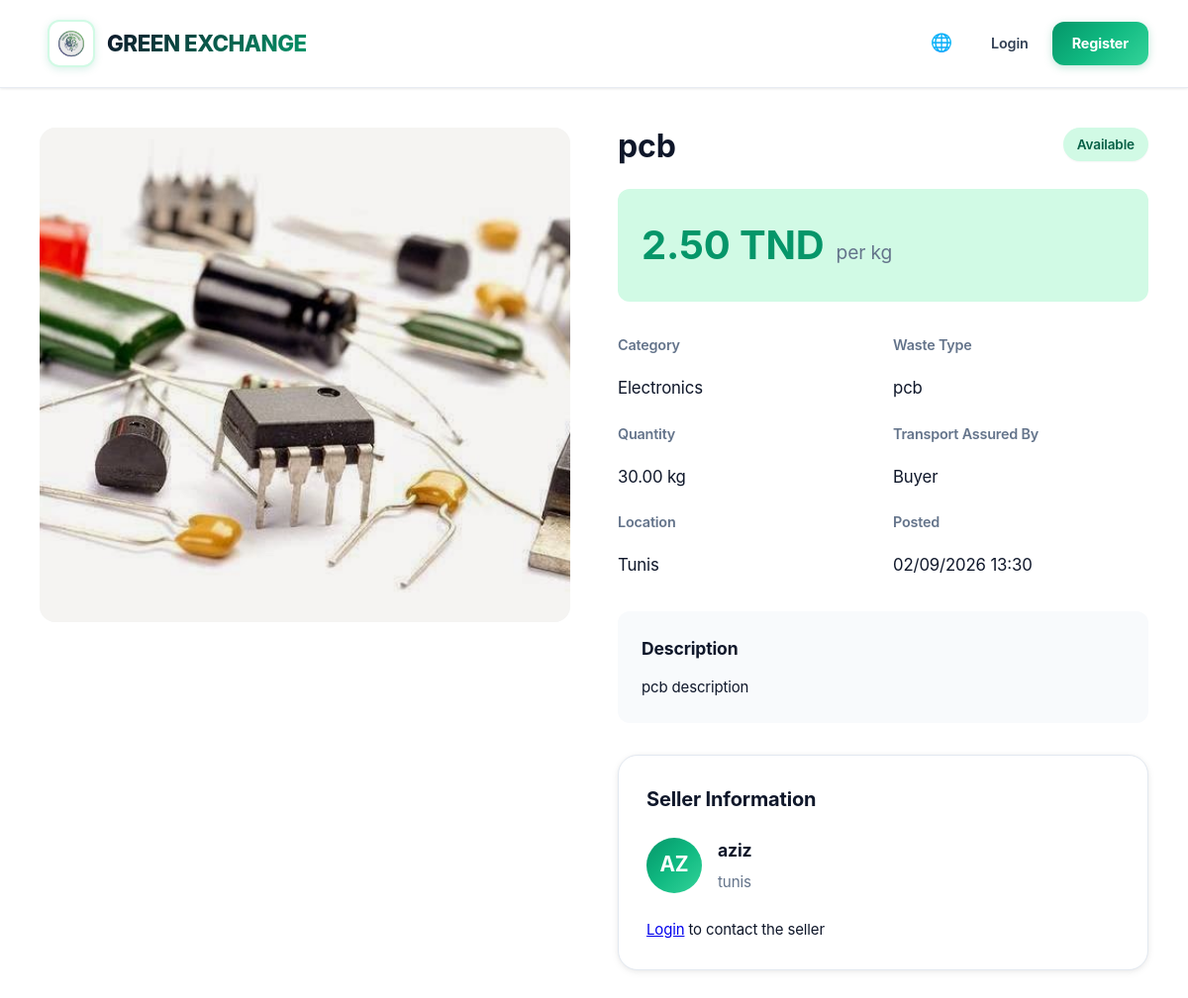
The page /pages/listing.php?id=12 on the database its author committed.
### tables this page shows
CREATE TABLE post_images (
    id INTEGER PRIMARY KEY AUTOINCREMENT,
    post_id INTEGER NOT NULL,
    image_path VARCHAR(255) NOT NULL,
    is_primary BOOLEAN DEFAULT 0,
    created_at DATETIME DEFAULT CURRENT_TIMESTAMP,
    FOREIGN KEY (post_id) REFERENCES posts(id) ON DELETE CASCADE
);

CREATE TABLE posts (
    id INTEGER PRIMARY KEY AUTOINCREMENT,
    user_id INTEGER NOT NULL,
    title VARCHAR(200) NOT NULL,
    description TEXT,
    category VARCHAR(50) NOT NULL,
    waste_type VARCHAR(100) NOT NULL,
    location VARCHAR(200) NOT NULL,
    address TEXT,
    quantity DECIMAL(10, 2) NOT NULL,
    unit VARCHAR(10) NOT NULL CHECK(unit IN ('kg', 'tonnes')),
    price_per_kg DECIMAL(10, 2) NOT NULL,
    transport_by VARCHAR(10) NOT NULL CHECK(transport_by IN ('buyer', 'seller')),
    status VARCHAR(20) DEFAULT 'available' CHECK(status IN ('available', 'pending', 'sold', 'cancelled')),
    created_at DATETIME DEFAULT CURRENT_TIMESTAMP,
    updated_at DATETIME DEFAULT CURRENT_TIMESTAMP,
    FOREIGN KEY (user_id) REFERENCES users(id) ON DELETE CASCADE
);

CREATE TABLE users (
    id INTEGER PRIMARY KEY AUTOINCREMENT,
    username VARCHAR(50) UNIQUE NOT NULL,
    email VARCHAR(100) UNIQUE NOT NULL,
    password VARCHAR(255) NOT NULL,
    phone VARCHAR(20),
    address TEXT,
    city VARCHAR(100),
    role VARCHAR(10) DEFAULT 'user' CHECK(role IN ('user', 'admin')),
    verified BOOLEAN DEFAULT 0,
    account_fee_paid BOOLEAN DEFAULT 0,
    created_at DATETIME DEFAULT CURRENT_TIMESTAMP
);

### config/languages.php (called while the page is built, shortened)
<?php
function getCurrentLanguage() {
    return DEFAULT_LANGUAGE;
}
function loadTranslations($lang) {
    $translations = [];
    $lang_file = __DIR__ . "/../lang/{$lang}.php";
    if (file_exists($lang_file)) {
        if (isset($translations) && is_array($translations) && count($translations) > 0) {
            return $translations;
        }
    }
    return [];
}
function t($key, $params = []) {
    static $translations = null;
    static $current_lang = null;
    $lang = getCurrentLanguage();
    if ($translations === null || $current_lang !== $lang || empty($translations)) {
        $current_lang = $lang;
        $translations = loadTranslations($current_lang);
    }
    $translation = isset($translations[$key]) ? $translations[$key] : $key;
    return $translation;
}

### includes/functions.php (called while the page is built, shortened)
<?php
function isLoggedIn() {
    return isset($_SESSION['user_id']);
}
function escape($string) {
    return htmlspecialchars($string, ENT_QUOTES, 'UTF-8');
}
function formatDate($date) {
    $timestamp = strtotime($date);
    return date('d/m/Y H:i', $timestamp);
}
function formatPrice($price) {
    return number_format((float)$price, 2, '.', ' ') . ' TND';
}
function formatQuantity($quantity, $unit) {
    if ($unit === 'kg' && $quantity >= 1000) {
        $quantity_tonnes = $quantity / 1000;
        return number_format($quantity_tonnes, 2, '.', ' ') . ' tonnes';
    }
    elseif ($unit === 'tonnes' && $quantity < 1) {
        $quantity_kg = $quantity * 1000;
        return number_format($quantity_kg, 0, '.', ' ') . ' kg';
    } else {
        $formatted = number_format($quantity, 2, '.', ' ');
        return $formatted . ' ' . $unit;
    }
}

### pages/listing.php (the view, shortened to what this page needs)
<?php
require_once __DIR__ . '/../includes/functions.php';
$post_id = $_GET['id'] ?? 0;
$pdo = getDB();
$stmt = $pdo->prepare("
    SELECT p.*, u.username, u.email, u.phone, u.city
    FROM posts p
    JOIN users u ON p.user_id = u.id
    WHERE p.id = ?
");
$stmt->execute([$post_id]);
$post = $stmt->fetch();
$remaining_quantity = max(0, $post['quantity']);
$remaining_unit = $post['unit'];
$stmt = $pdo->prepare("SELECT * FROM post_images WHERE post_id = ? ORDER BY is_primary DESC");
$stmt->execute([$post_id]);
$images = $stmt->fetchAll();
$is_owner = isLoggedIn() && getCurrentUser()['id'] == $post['user_id'];
require_once __DIR__ . '/../includes/header.php';
?>
<div class="container">
    <div class="listing-detail">
        <div class="listing-gallery">
            <?php if (!empty($images)): ?>
                <div class="main-image">
                    <img src="<?php echo escape($images[0]['image_path']); ?>" alt="<?php echo escape($post['title']); ?>" id="mainImage">
                </div>
            <?php else: ?>
                <div class="no-image-large"><?php echo t('no_image_available'); ?></div>
            <?php endif; ?>
        </div>
        <div class="listing-content">
            <div class="listing-header">
                <h1><?php echo escape($post['title']); ?></h1>
                <span class="status-badge status-<?php echo $post['status']; ?>">
                    <?php echo t($post['status']); ?>
                </span>
            </div>
            <div class="listing-price">
                <span class="price-amount"><?php echo formatPrice($post['price_per_kg']); ?></span>
                <span class="price-unit"><?php echo t('per_kg'); ?></span>
            </div>
            <div class="listing-info-grid">
                <div class="info-box">
                    <label><?php echo t('category'); ?></label>
                    <span><?php echo t('category_' . $post['category']); ?></span>
                </div>
                <div class="info-box">
                    <label><?php echo t('waste_type'); ?></label>
                    <span><?php echo escape($post['waste_type']); ?></span>
                </div>
                <div class="info-box">
                    <label><?php echo t('quantity'); ?></label>
                    <span><?php echo formatQuantity($remaining_quantity, $remaining_unit); ?></span>
                </div>
                <div class="info-box">
                    <label><?php echo t('transport_by'); ?></label>
                    <span><?php echo t($post['transport_by']); ?></span>
                </div>
                <div class="info-box">
                    <label><?php echo t('location'); ?></label>
                    <span><?php echo escape($post['location']); ?></span>
                </div>
                <div class="info-box">
                    <label><?php echo t('posted'); ?></label>
                    <span><?php echo formatDate($post['created_at']); ?></span>
                </div>
            </div>
            <?php if (!empty($post['description'])): ?>
                <div class="listing-description">
                    <h3><?php echo t('description'); ?></h3>
                    <p><?php echo nl2br(escape($post['description'])); ?></p>
                </div>
            <?php endif; ?>
            <div class="seller-info">
                <h3><?php echo t('seller_information'); ?></h3>
                <div class="seller-details">
                    <div class="seller-avatar">
                        <?php echo strtoupper(substr($post['username'], 0, 2)); ?>
                    </div>
                    <div class="seller-content">
                        <h4><?php echo escape($post['username']); ?></h4>
                        <p><?php echo escape($post['city'] ?? 'Location not specified'); ?></p>
                    </div>
                </div>
                <?php if (!$is_owner && isLoggedIn()): ?>
                    <div class="contact-actions">
                        <a href="mailto:<?php echo escape($post['email']); ?>" class="btn btn-outline">
                            📧 <?php echo t('email_seller'); ?>
                        </a>
                        <?php if ($post['phone']): ?>
                            <a href="tel:<?php echo escape($post['phone']); ?>" class="btn btn-outline">
                                📱 <?php echo escape($post['phone']); ?>
                            </a>
                        <?php endif; ?>
                    </div>
                <?php elseif (!isLoggedIn()): ?>
                    <p class="login-prompt">
                        <a href="/pages/login.php">Login</a> to contact the seller
                    </p>
                <?php endif; ?>
            </div>
        </div>
    </div>
</div>
<?php require_once __DIR__ . '/../includes/footer.php'; ?>

### includes/header.php (shortened to what this page needs)
<?php
$current_user = getCurrentUser();
?>
<!DOCTYPE html>
<html lang="<?php echo getCurrentLanguage(); ?>" dir="<?php echo getCurrentLanguage() === 'ar' ? 'rtl' : 'ltr'; ?>">
<head>
    <link rel="stylesheet" href="https://cdnjs.cloudflare.com/ajax/libs/font-awesome/6.5.1/css/all.min.css">
    <link rel="stylesheet" href="/assets/css/style.css">
</head>
<body<?php echo isset($admin_page) && $admin_page ? ' class="admin-body"' : ''; ?>>
    <header>
        <div class="header-top">
            <div class="container">
                <div class="header-left">
                    <?php
                    $logo_link = '/';
                    ?>
                    <a href="<?php echo $logo_link; ?>" class="logo-link">
                        <img src="/assets/images/logo.png" alt="Green Exchange" class="logo-image">
                        <h1 class="site-title">GREEN EXCHANGE</h1>
                    </a>
                </div>
                <div class="header-right">
                    <div class="language-selector">
                        <button class="lang-toggle" onclick="toggleLanguageMenu()">
                            <span class="lang-icon">🌐</span>
                        </button>
                    </div>
                    <?php if (isLoggedIn()): ?>
                        <?php if (!isAdmin()): ?>
                            <a href="/pages/cart.php" class="header-icon-btn" title="<?php echo t('cart'); ?>">
                                🛒
                            </a>
                            <div class="user-menu">
                                <button class="user-menu-toggle" onclick="toggleUserMenu()">
                                    <div class="user-avatar">
                                        <?php echo strtoupper(substr($current_user['username'], 0, 2)); ?>
                                    </div>
                                    <span class="user-name"><?php echo escape($current_user['username']); ?></span>
                                    <span class="user-arrow">▼</span>
                                </button>
                                <div class="user-menu-dropdown" id="userMenu">
                                    <a href="/pages/profile.php" class="user-menu-item">
                                        <span class="menu-icon">👤</span>
                                        <span><?php echo t('profile'); ?></span>
                                    </a>
                                    <a href="/pages/my-listings.php" class="user-menu-item">
                                        <span class="menu-icon">📋</span>
                                        <span><?php echo t('my_listings'); ?></span>
                                    </a>
                                    <a href="/pages/seller-orders.php" class="user-menu-item">
                                        <span class="menu-icon">💰</span>
                                        <span><?php echo t('my_sales'); ?></span>
                                    </a>
                                    <a href="/pages/orders.php" class="user-menu-item">
                                        <span class="menu-icon">🛒</span>
                                        <span><?php echo t('my_orders'); ?></span>
                                    </a>
                                    <a href="/pages/wishlist.php" class="user-menu-item">
                                        <span class="menu-icon">❤️</span>
                                        <span><?php echo t('wishlist'); ?></span>
                                    </a>
                                    <a href="/pages/invoices.php" class="user-menu-item">
                                        <span class="menu-icon">📄</span>
                                        <span><?php echo t('invoices'); ?></span>
                                    </a>
                                    <a href="/api/logout.php" class="user-menu-item user-menu-logout">
                                        <span class="menu-icon">🚪</span>
                                        <span><?php echo t('logout'); ?></span>
                                    </a>
                                </div>
                            </div>
                        <?php else: ?>
                            <a href="/api/logout.php" class="btn-header btn-small"><?php echo t('logout'); ?></a>
                        <?php endif; ?>
                    <?php else: ?>
                        <a href="/pages/login.php" class="header-link"><?php echo t('login'); ?></a>
                        <a href="/pages/register.php" class="btn-header"><?php echo t('register'); ?></a>
                    <?php endif; ?>
                </div>
            </div>
        </div>
    </header>
    <main>

### includes/footer.php (shortened to what this page needs)
    </main>
</body>
</html>

### pages/listing.php (style rules this page uses)
.listing-detail { display: grid; grid-template-columns: 1fr 1fr; gap: 48px; margin: 40px 0; }
.listing-gallery { position: sticky; top: 100px; height: fit-content; }
.main-image { width: 100%; height: 500px; border-radius: 16px; overflow: hidden; margin-bottom: 16px; background: var(--bg-light); }
.main-image img { width: 100%; height: 100%; object-fit: cover; }
.listing-header { display: flex; justify-content: space-between; align-items: start; margin-bottom: 24px; }
.listing-header h1 { font-size: 2rem; line-height: 1.2; }
.listing-price { background: var(--primary-green-light); padding: 24px; border-radius: 12px; margin-bottom: 32px; }
.price-amount { font-size: 2.5rem; font-weight: 700; color: var(--primary-green); }
.price-unit { font-size: 1.2rem; color: var(--text-gray); margin-left: 8px; }
.listing-info-grid { display: grid; grid-template-columns: repeat(2, 1fr); gap: 20px; margin-bottom: 32px; }
.info-box { display: flex; flex-direction: column; gap: 8px; }
.info-box label { font-size: 0.9rem; color: var(--text-gray); font-weight: 600; }
.info-box span { font-size: 1.05rem; color: var(--text-dark); }
.listing-description { margin-bottom: 32px; padding: 24px; background: var(--bg-light); border-radius: 12px; }
.listing-description h3 { margin-bottom: 12px; }
.seller-info { background: var(--bg-white); border: 1px solid var(--border-light); border-radius: var(--radius-xl); padding: 28px; margin-bottom: 24px; box-shadow: 0 2px 8px rgba(0, 0, 0, 0.06), 0 1px 4px rgba(0, 0, 0, 0.04); }
.seller-info h3 { margin-bottom: 20px; font-size: 1.25rem; font-weight: 700; color: var(--text-dark); }
.seller-details { display: flex; gap: 16px; align-items: center; margin-bottom: 24px; }
.seller-avatar { width: 56px; height: 56px; border-radius: 50%; background: var(--green-gradient); color: white; display: flex; align-items: center; justify-content: center; font-size: 1.3rem; font-weight: 700; flex-shrink: 0; }
.seller-content h4 { margin-bottom: 4px; font-size: 1.1rem; font-weight: 700; color: var(--text-dark); }
.seller-content p { color: var(--text-gray); font-size: 0.95rem; }

### rows shown on the page
post_images: image_path (picture)
posts: title "pcb", status "Available", price_per_kg "2.50 TND", category "Electronics", waste_type "pcb", formatQuantity($remaining_quantity, $remaining_unit) "30.00 kg", transport_by "Buyer", location "Tunis", created_at "02/09/2026 13:30", description "pcb description", user.username "AZ", user.username "aziz", user.city "tunis"

### other values the page prints
t('login') "Login"
t('register') "Register"
t('per_kg') "per kg"
t('category') "Category"
t('waste_type') "Waste Type"
t('quantity') "Quantity"
t('transport_by') "Transport Assured By"
t('location') "Location"
t('posted') "Posted"
t('description') "Description"
t('seller_information') "Seller Information"
